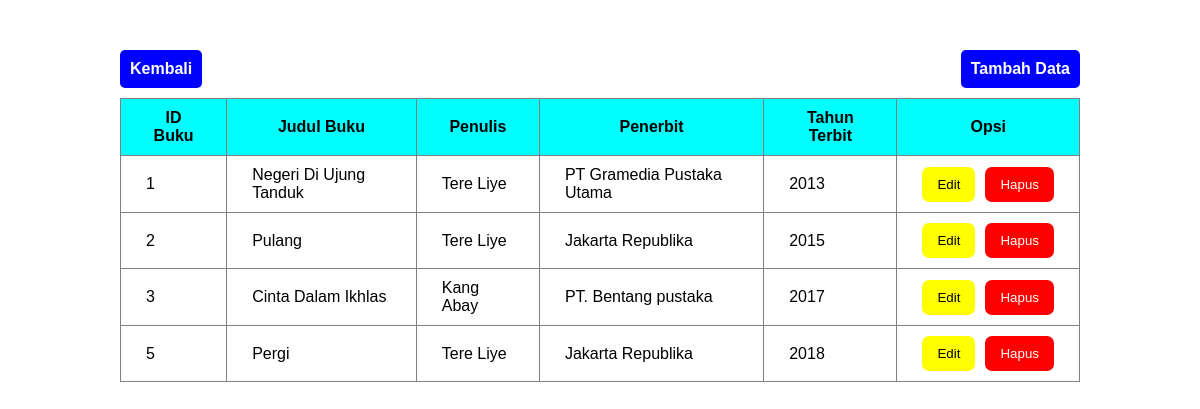
Page /tables/Buku.php on the committed database.
### tables this page shows
CREATE TABLE IF NOT EXISTS `buku` (
  `id_buku` int NOT NULL AUTO_INCREMENT,
  `judul_buku` varchar(500) DEFAULT NULL,
  `penulis` varchar(500) DEFAULT NULL,
  `penerbit` varchar(250) DEFAULT NULL,
  `tahun_terbit` int DEFAULT NULL,
  PRIMARY KEY (`id_buku`)
);

### models/Model.php (called while the page is built, shortened)
<?php
function getAllData(PDO $conn, string $tableName) : array {
    $query = $conn->prepare("SELECT * FROM `$tableName`");
    $query->execute();
    $result = $query->fetchAll(PDO::FETCH_ASSOC);
    return $result;
}

### tables/Buku.php (the view, shortened to what this page needs)
<?php
require '../config/Koneksi.php';
require '../models/Model.php';
$data = getAllData($conn, "BUKU");
?>
<!DOCTYPE html>
<html lang="en">
<head>
    <link rel="stylesheet" href="../styles/tableStyle.css">
</head>
<body>
    <div id="container">
        <div id="add-back-container">
            <a href="../index.php" class="add-back-btn">Kembali</a>
            <a href="../forms/BukuForm.php" class="add-back-btn">Tambah Data</a>
        </div>
        <table id="data-table">
            <thead>
                <tr>
                    <th>ID Buku</th>
                    <th>Judul Buku</th>
                    <th>Penulis</th>
                    <th>Penerbit</th>
                    <th>Tahun Terbit</th>
                    <th>Opsi</th>
                </tr>
            </thead>
            <tbody>
                <?php foreach($data as $key => $value): ?>
                    <tr>
                        <td><?= $value['id_buku']?></td>
                        <td><?= $value['judul_buku']?></td>
                        <td><?= $value['penulis']?></td>
                        <td><?= $value['penerbit']?></td>
                        <td><?= $value['tahun_terbit']?></td>
                        <td>
                            <div class="opt-container">
                                <form action="../forms/BukuForm.php" method="get">
                                    <button class="opt-btn edit-btn" type="submit">Edit</button>
                                </form>
                                <form action="" method="get" class="deleteForm">
                                    <button class="opt-btn delete-btn" type="submit">Hapus</button>
                                </form>
                            </div>
                        </td>
                    </tr>
                <?php endforeach; ?>
            </tbody>
        </table>
    </div>
</body>
</html>

### styles/tableStyle.css (style rules this page uses)
* { padding: 0; margin: 0; }
body { display: flex; justify-content: center; font-family: sans-serif; }
#container { width: 80%; display: flex; flex-direction: column; justify-content: center; margin-top: 50px; }
#add-back-container { display: flex; justify-content: space-between; }
.add-back-btn { text-decoration: none; color: white; padding: 10px; border-radius: 5px; background-color: blue; font-weight: bold; }
#data-table { margin-top: 10px; border-collapse: collapse; }
th, td { border: 1px solid gray; padding: 10px 25px; }
th { background-color: cyan; }
.opt-container { display: flex; gap: 10px; justify-content: center; }
.opt-btn { padding: 10px 15px; text-decoration: none; border-radius: 7px; cursor: pointer; border: none; }
.edit-btn { background-color: yellow; color: black; }
.delete-btn { background-color: red; color: white; }

### rows in the picture
buku: id_buku "1", judul_buku "Negeri Di Ujung Tanduk", penulis "Tere Liye", penerbit "PT Gramedia Pustaka Utama", tahun_terbit "2013"
buku: id_buku "2", judul_buku "Pulang", penulis "Tere Liye", penerbit "Jakarta Republika", tahun_terbit "2015"
buku: id_buku "3", judul_buku "Cinta Dalam Ikhlas", penulis "Kang Abay", penerbit "PT. Bentang pustaka", tahun_terbit "2017"
buku: id_buku "5", judul_buku "Pergi", penulis "Tere Liye", penerbit "Jakarta Republika", tahun_terbit "2018"
